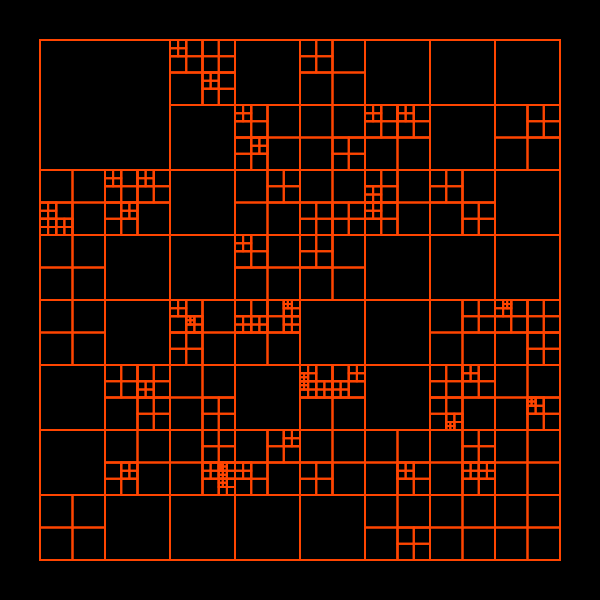
Frame 1 (no input)
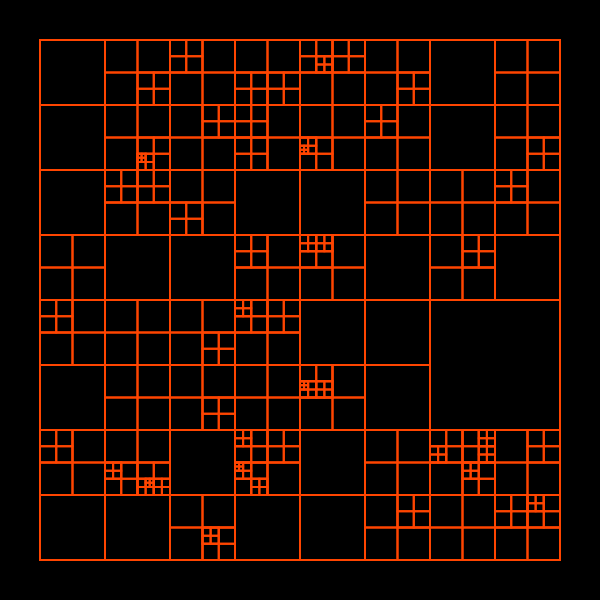
Frame 60 (no input)
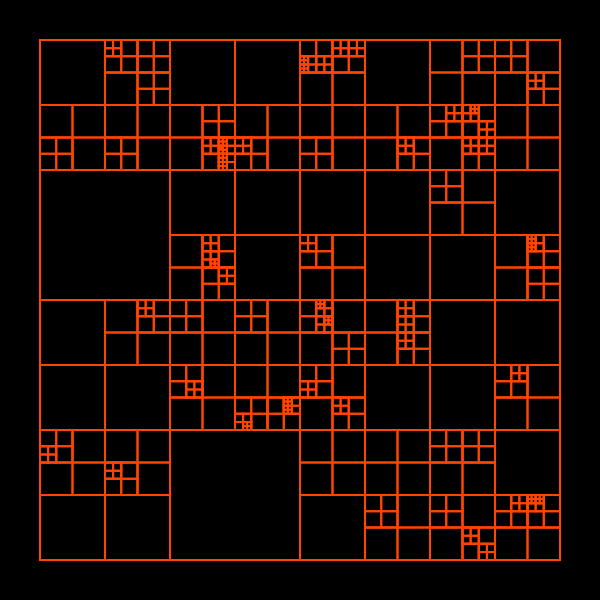
Frame 120 (the mouse pressed at the canvas centre since frame 60)

The p5.js sketch that drew these frames (run headless with seeded random() and noise() and a simulated clock; from frame 60 on, the mouse is pressed at the canvas centre):

// p5.js sketch
// ── sketch.js
let t = 0; 

function setup() {
  createCanvas(600, 600);
  stroke('orangered');
  noFill();
  strokeWeight(2);
}

function draw() {
  background(0); 

  let margin = 40;
  let size = min(width, height) - margin * 2;
  
  push();
  translate(width / 2 - size / 2, height / 2 - size / 2);
  generateGrid(0, 0, size, 0);
  pop();
  
  t += 0.008; 
}

function generateGrid(x, y, s, depth) {
  rect(x, y, s, s);
  
  let n = noise(x * 0.05, y * 0.05, t);
  let splitProb = map(depth, 0, 7, 0.8, 0.1);

  if (depth < 10 && n < splitProb) {
    let newS = s / 2;
    generateGrid(x, y, newS, depth + 1);             
    generateGrid(x + newS, y, newS, depth + 1);      
    generateGrid(x, y + newS, newS, depth + 1);      
    generateGrid(x + newS, y + newS, newS, depth + 1); 
  }
}

function windowResized() {
  resizeCanvas(windowWidth, windowHeight);
}
// ── style.css
.sketch-26-2026 {
    margin: 0;
    padding: 0;
    background-color: black;
    animation: fade-in;
    display: flex;
    justify-content: center;
    align-items: center;
    height: 100vh;
}

@keyframes fade-in {
    from {
        opacity: 0;
    }
    to {
        opacity: 1;
    }
}
